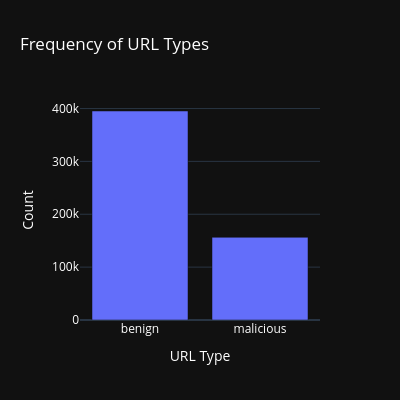

Source (notebook cell):
### Code cell
# Bar chart for 'type' column
type_counts = urls_data['type'].value_counts()
fig = go.Figure(data=[go.Bar(x=type_counts.index, y=type_counts.values)])
fig.update_layout(title='Frequency of URL Types',
                  xaxis_title='URL Type',
                  yaxis_title='Count',
                  template='plotly_dark',
                  font=dict(color='white'),
                  showlegend=False)
fig.update_layout(width=400, height=400)
fig.show()

### Figure 1 — Plotly figure (JSON) as saved in the notebook; plotly's stock layout.template omitted (floating-point values rounded to 4 significant figures)
{"data": [{"type": "bar", "x": ["benign", "malicious"], "y": [395309, 156422]}], "layout": {"font": {"color": "white"}, "height": 400, "showlegend": false, "title": {"text": "Frequency of URL Types"}, "width": 400, "xaxis": {"title": {"text": "URL Type"}}, "yaxis": {"title": {"text": "Count"}}}}
